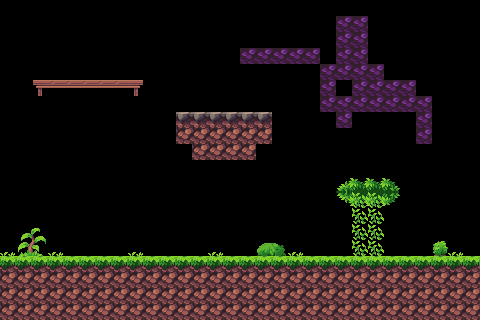

A level layout from a 2D game, rendered from its tile map. Below: a short description, then the map file with its tile-grid data intact:
An orthogonal 30x20 tile map with 16x16 px tiles, 2 tile layers (SOLIDOS, DECORACION) and 5 objects.

<map version="1.10" tiledversion="1.10.2" orientation="orthogonal" renderorder="right-down" width="30" height="20" tilewidth="16" tileheight="16" infinite="0" nextlayerid="4" nextobjectid="8">
 <tileset firstgid="1" source="grasslandtiles.tsx" />
 <layer id="1" name="SOLIDOS" width="30" height="20">
  <data encoding="csv">
0,0,0,0,0,0,0,0,0,0,0,0,0,0,0,0,0,0,0,0,0,0,0,0,0,0,0,0,0,0,
0,0,0,0,0,0,0,0,0,0,0,0,0,0,0,0,0,0,0,0,0,148,148,0,0,0,0,0,0,0,
0,0,0,0,0,0,0,0,0,0,0,0,0,0,0,0,0,0,0,0,0,148,148,0,0,0,0,0,0,0,
0,0,0,0,0,0,0,0,0,0,0,0,0,0,0,148,148,148,148,148,0,148,148,0,0,0,0,0,0,0,
0,0,0,0,0,0,0,0,0,0,0,0,0,0,0,0,0,0,0,0,148,148,148,148,0,0,0,0,0,0,
0,0,85,86,86,86,86,86,88,0,0,0,0,0,0,0,0,0,0,0,148,0,148,148,148,148,0,0,0,0,
0,0,0,0,0,0,0,0,0,0,0,0,0,0,0,0,0,0,0,0,148,148,148,148,148,148,148,0,0,0,
0,0,0,0,0,0,0,0,0,0,0,254,254,254,254,254,254,0,0,0,0,148,0,0,0,0,148,0,0,0,
0,0,0,0,0,0,0,0,0,0,0,329,329,329,329,329,329,0,0,0,0,0,0,0,0,0,148,0,0,0,
0,0,0,0,0,0,0,0,0,0,0,0,329,329,329,329,0,0,0,0,0,0,0,0,0,0,0,0,0,0,
0,0,0,0,0,0,0,0,0,0,0,0,0,0,0,0,0,0,0,0,0,0,0,0,0,0,0,0,0,0,
0,0,0,0,0,0,0,0,0,0,0,0,0,0,0,0,0,0,0,0,0,378,379,379,380,0,0,0,0,0,
0,0,0,0,0,0,0,0,0,0,0,0,0,0,0,0,0,0,0,0,0,452,479,479,456,0,0,0,0,0,
0,0,0,0,0,0,0,0,0,0,0,0,0,0,0,0,0,0,0,0,0,0,0,0,0,0,0,0,0,0,
0,0,0,0,0,0,0,0,0,0,0,0,0,0,0,0,0,0,0,0,0,0,0,0,0,0,0,0,0,0,
0,0,0,0,0,0,0,0,0,0,0,0,0,0,0,0,0,0,0,0,0,0,0,0,0,0,0,0,0,0,
4,4,4,4,4,4,4,4,4,4,4,4,4,4,4,4,4,4,4,4,4,4,4,4,4,4,4,4,4,4,
29,29,29,29,29,29,29,29,29,29,29,29,29,29,29,29,29,29,29,29,29,29,29,29,29,29,29,29,29,29,
29,29,29,29,29,29,29,29,29,29,29,29,29,29,29,29,29,29,29,29,29,29,29,29,29,29,29,29,29,29,
29,29,29,29,29,29,29,29,29,29,29,29,29,29,29,29,29,29,29,29,29,29,29,29,29,29,29,29,29,29
</data>
 </layer>
 <layer id="3" name="DECORACION" width="30" height="20">
  <data encoding="csv">
0,0,0,0,0,0,0,0,0,0,0,0,0,0,0,0,0,0,0,0,0,0,0,0,0,0,0,0,0,0,
0,0,0,0,0,0,0,0,0,0,0,0,0,0,0,0,0,0,0,0,0,0,0,0,0,0,0,0,0,0,
0,0,0,0,0,0,0,0,0,0,0,0,0,0,0,0,0,0,0,0,0,0,0,0,0,0,0,0,0,0,
0,0,0,0,0,0,0,0,0,0,0,0,0,0,0,0,0,0,0,0,0,0,0,0,0,0,0,0,0,0,
0,0,0,0,0,0,0,0,0,0,0,0,0,0,0,0,0,0,0,0,0,0,0,0,0,0,0,0,0,0,
0,0,0,0,0,0,0,0,0,0,0,0,0,0,0,0,0,0,0,0,0,0,0,0,0,0,0,0,0,0,
0,0,0,0,0,0,0,0,0,0,0,0,0,0,0,0,0,0,0,0,0,0,0,0,0,0,0,0,0,0,
0,0,0,0,0,0,0,0,0,0,0,0,0,0,0,0,0,0,0,0,0,0,0,0,0,0,0,0,0,0,
0,0,0,0,0,0,0,0,0,0,0,0,0,0,0,0,0,0,0,0,0,0,0,0,0,0,0,0,0,0,
0,0,0,0,0,0,0,0,0,0,0,0,0,0,0,0,0,0,0,0,0,0,0,0,0,0,0,0,0,0,
0,0,0,0,0,0,0,0,0,0,0,0,0,0,0,0,0,0,0,0,0,0,0,0,0,0,0,0,0,0,
0,0,0,0,0,0,0,0,0,0,0,0,0,0,0,0,0,0,0,0,0,0,0,0,0,0,0,0,0,0,
0,0,0,0,0,0,0,0,0,0,0,0,0,0,0,0,0,0,0,0,0,0,16,16,0,0,0,0,0,0,
0,0,0,0,0,0,0,0,0,0,0,0,0,0,0,0,0,0,0,0,0,0,16,16,0,0,0,0,0,0,
0,17,18,0,0,0,0,0,0,0,0,0,0,0,0,0,0,0,0,0,0,0,16,16,0,0,0,0,0,0,
15,42,43,15,0,0,0,0,15,0,0,0,0,15,0,0,65,66,15,0,0,0,16,16,0,0,0,64,15,0,
0,0,0,0,0,0,0,0,0,0,0,0,0,0,0,0,0,0,0,0,0,0,0,0,0,0,0,0,0,0,
0,0,0,0,0,0,0,0,0,0,0,0,0,0,0,0,0,0,0,0,0,0,0,0,0,0,0,0,0,0,
0,0,0,0,0,0,0,0,0,0,0,0,0,0,0,0,0,0,0,0,0,0,0,0,0,0,0,0,0,0,
0,0,0,0,0,0,0,0,0,0,0,0,0,0,0,0,0,0,0,0,0,0,0,0,0,0,0,0,0,0
</data>
 </layer>
 <objectgroup id="2" name="COLISIONES">
  <object id="2" x="32.25" y="80" width="111.5" height="16.25" />
  <object id="3" x="176.25" y="112" width="95.5" height="31.5" />
  <object id="4" x="192.25" y="143.5" width="64" height="16.25" />
  <object id="6" x="336" y="176" width="64" height="31.75" />
  <object id="7" x="0" y="256.667" width="479.333" height="64" />
 </objectgroup>
</map>
